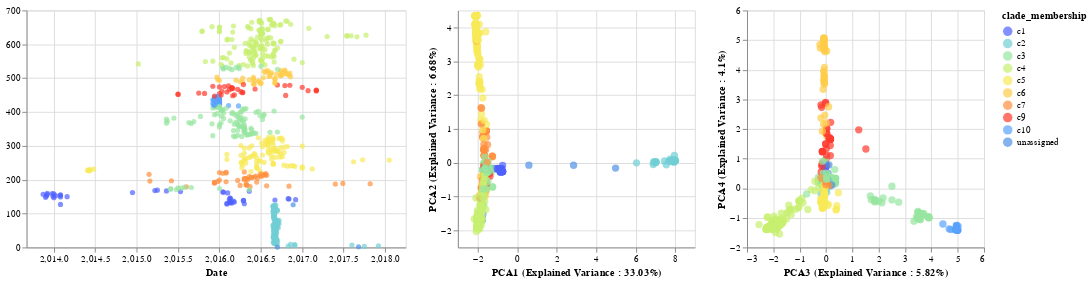

This figure's notebook cell:
### Code cell
list_of_chart = linking_tree_with_plots_brush(merged_pca_df,['pca1','pca2','pca3','pca4', 'pca5', 'pca6'],
                                         ['PCA1 (Explained Variance : {}%'.format(round(explained_variance_PCA[0]*100,2)) + ")",
                                          'PCA2 (Explained Variance : {}%'.format(round(explained_variance_PCA[1]*100,2)) + ")",
                                          'PCA3 (Explained Variance : {}%'.format(round(explained_variance_PCA[2]*100,2)) + ")",
                                          'PCA4 (Explained Variance : {}%'.format(round(explained_variance_PCA[3]*100,2)) + ")",
                                          'PCA5 (Explained Variance : {}%'.format(round(explained_variance_PCA[4]*100,2)) + ")",
                                          'PCA6 (Explained Variance : {}%'.format(round(explained_variance_PCA[5]*100,2)) + ")"],
                                         "clade_membership:N",['strain', "clade_membership"], domain, range_)
PCAFluBrush = list_of_chart[0]|list_of_chart[1]|list_of_chart[2]

PCAFluBrush
#PCAFluBrush.save("docs/PCA" + virus_name + "Brush.html")

### Figure 1 — Vega-Lite specification as saved in the notebook (floating-point values rounded to 4 significant figures; data arrays with more than 128 entries replaced by an {"elided": "..."} marker saying what was removed)
{"config": {"view": {"continuousWidth": 400, "continuousHeight": 300}}, "hconcat": [{"mark": "circle", "encoding": {"color": {"condition": {"type": "nominal", "field": "clade_membership", "scale": {"domain": ["c1", "c2", "c3", "c4", "c5", "c6", "c7", "c9", "c10", "unassigned"], "range": ["#4f61ff", "#71cfd4", "#97e59f", "#c7f071", "#f8e957", "#ffcc49", "#ff903e", "#ff3b2d", "#58a3fd", "#4f92e4", "#000000"]}, "selection": "selector020"}, "value": "gray"}, "tooltip": [{"type": "nominal", "field": "strain"}, {"type": "nominal", "field": "clade_membership"}], "x": {"type": "quantitative", "field": "date", "scale": {"domain": [2014.0, 2018.0]}, "title": "Date"}, "y": {"type": "quantitative", "field": "y", "title": ""}}, "height": 250, "selection": {"selector020": {"type": "interval", "resolve": "global"}}, "width": 400}, {"mark": {"type": "circle", "size": 60}, "encoding": {"color": {"condition": {"type": "nominal", "field": "clade_membership", "scale": {"domain": ["c1", "c2", "c3", "c4", "c5", "c6", "c7", "c9", "c10", "unassigned"], "range": ["#4f61ff", "#71cfd4", "#97e59f", "#c7f071", "#f8e957", "#ffcc49", "#ff903e", "#ff3b2d", "#58a3fd", "#4f92e4", "#000000"]}, "selection": "selector020"}, "value": "gray"}, "tooltip": [{"type": "nominal", "field": "strain"}, {"type": "nominal", "field": "clade_membership"}], "x": {"type": "quantitative", "field": "pca1", "title": "PCA1 (Explained Variance : 33.03%)"}, "y": {"type": "quantitative", "field": "pca2", "title": "PCA2 (Explained Variance : 6.68%)"}}, "height": 250, "selection": {"selector020": {"type": "interval", "resolve": "global"}}, "width": 250}, {"mark": {"type": "circle", "size": 60}, "encoding": {"color": {"condition": {"type": "nominal", "field": "clade_membership", "scale": {"domain": ["c1", "c2", "c3", "c4", "c5", "c6", "c7", "c9", "c10", "unassigned"], "range": ["#4f61ff", "#71cfd4", "#97e59f", "#c7f071", "#f8e957", "#ffcc49", "#ff903e", "#ff3b2d", "#58a3fd", "#4f92e4", "#000000"]}, "selection": "selector020"}, "value": "gray"}, "tooltip": [{"type": "nominal", "field": "strain"}, {"type": "nominal", "field": "clade_membership"}], "x": {"type": "quantitative", "field": "pca3", "title": "PCA3 (Explained Variance : 5.82%)"}, "y": {"type": "quantitative", "field": "pca4", "title": "PCA4 (Explained Variance : 4.1%)"}}, "height": 250, "selection": {"selector020": {"type": "interval", "resolve": "global"}}, "width": 250}], "data": {"name": "data-10c3ca011ff2da24864c77c0683b5db6"}, "$schema": "https://vega.github.io/schema/vega-lite/v4.8.1.json", "datasets": {"data-10c3ca011ff2da24864c77c0683b5db6": {"elided": "674 records"}}}
